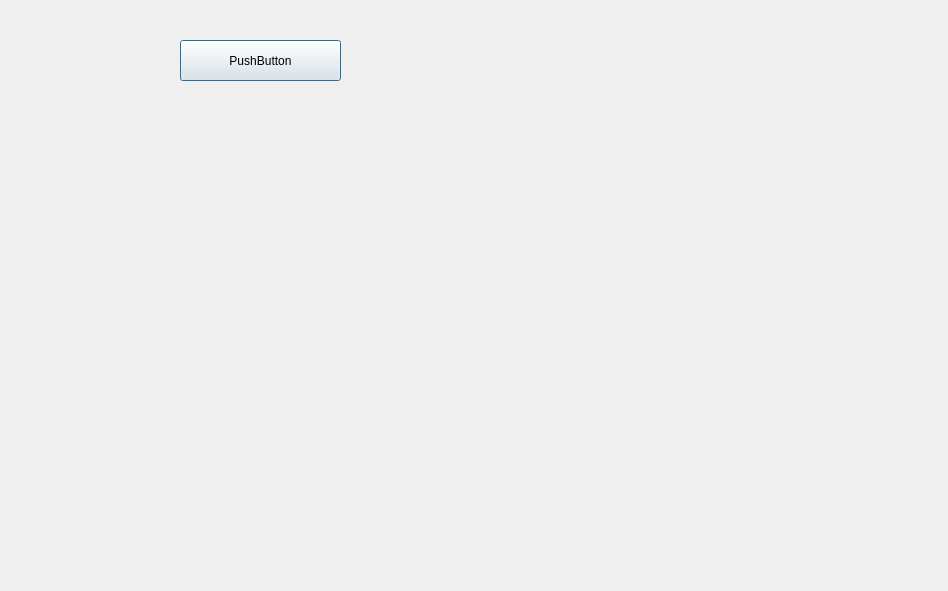
<?xml version="1.0" encoding="UTF-8"?>
<ui version="4.0">
 <class>Dialog</class>
 <widget class="QDialog" name="Dialog">
  <property name="geometry">
   <rect>
    <x>0</x>
    <y>0</y>
    <width>948</width>
    <height>591</height>
   </rect>
  </property>
  <property name="windowTitle">
   <string>Dialog</string>
  </property>
  <widget class="QPushButton" name="AjouterVoyageButtond">
   <property name="geometry">
    <rect>
     <x>180</x>
     <y>40</y>
     <width>161</width>
     <height>41</height>
    </rect>
   </property>
   <property name="styleSheet">
    <string notr="true">QPushButton{
border-bottom:none;
}</string>
   </property>
   <property name="text">
    <string>PushButton</string>
   </property>
  </widget>
 </widget>
 <resources/>
 <connections/>
</ui>
